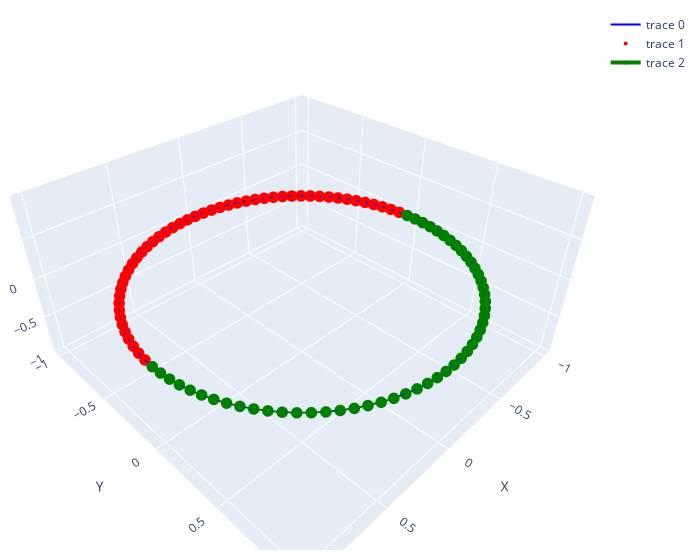

The code cell stored with this chart in its notebook:
### Markdown cell above
# 2D: Circunferência

### Code cell
# Função para gerar pontos e arestas de uma circunferência em 2D
def generate_circle_points_and_edges_2d(num_points, radius=1):
    theta = np.linspace(0, 2 * np.pi, num_points)

    x = radius * np.cos(theta)
    y = radius * np.sin(theta)
    z = np.zeros(num_points)

    vertices = list(zip(x, y, z))
    edges = [(vertices[i], vertices[(i + 1) % num_points]) for i in range(num_points)]

    return vertices, vertices, edges


# Gerar pontos e arestas da circunferência em 2D
vertices_circle_2d, projected_circle_2d, edges_circle_2d = (
    generate_circle_points_and_edges_2d(100)
)
start_point_2d = projected_circle_2d[0]
end_point_2d = projected_circle_2d[50]  # Aproximadamente o ponto oposto
best_path_2d, best_distance_2d = monte_carlo_path(
    projected_circle_2d, edges_circle_2d, start_point_2d, end_point_2d, iterations=1000
)
x_circle_2d, y_circle_2d, z_circle_2d = zip(*projected_circle_2d)
visualize_points_and_edges(
    x_circle_2d, y_circle_2d, z_circle_2d, edges_circle_2d, best_path_2d
)
